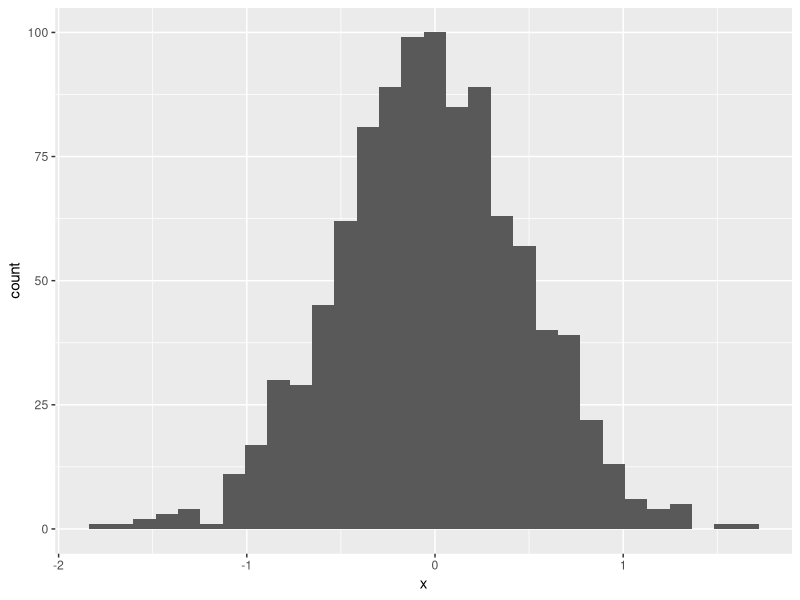
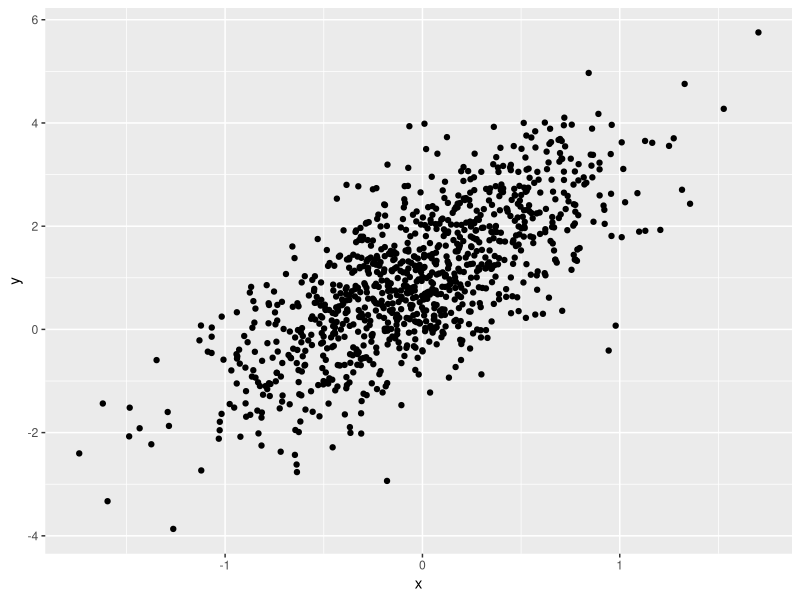
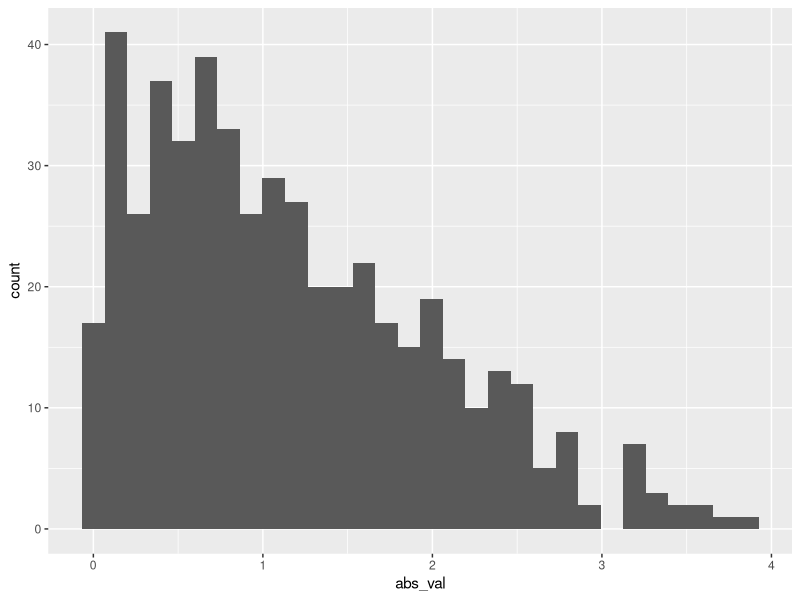

The R script that drew these images, in order:
## ---- chunk 1
library(tidyverse)
## ---- chunk 2
samp = rnorm(100)
length(samp)
## ---- chunk 3
plot_df = 
  tibble(
    x = rnorm(1000, sd = 0.5), 
    y = 1 + 2 * x + rnorm(1000)
  )
## ---- chunk 4
ggplot(plot_df, aes(x = x)) + geom_histogram()
## ---- chunk 5
ggplot(plot_df, aes(x = x, y = y)) + geom_point()
## ---- chunk 6
la_df = 
  tibble(
    num_samp = rnorm(500, mean = 1),
    log_vec = num_samp > 0,
    abs_val = abs(num_samp)
  )

ggplot(la_df, aes(x = abs_val)) + geom_histogram()
